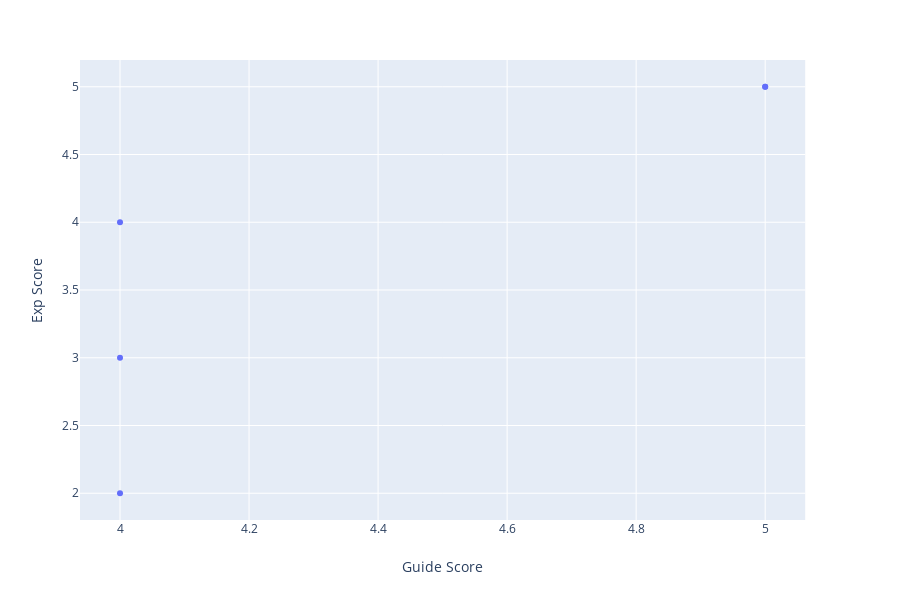

The notebook cell saved with this chart:
### Code cell
# Guide - Exp score scatter
f = px.scatter(feedback, x="Guide Score", y="Exp Score", color = '#4E2A84' \
               hover_data = ['Guide Name'])

f.show()

### Figure 1 — Plotly figure (JSON) as saved in the notebook; plotly's stock layout.template omitted (floating-point values rounded to 4 significant figures)
{"data": [{"customdata": [["Lauren Gold"], ["Andrew Bowen"], ["Emily Coffee"], ["Lauren Gold"], ["andrew bowen"]], "hoverlabel": {"namelength": 0}, "hovertemplate": "Guide Score=%{x}<br>Exp Score=%{y}<br>Guide Name=%{customdata[0]}", "legendgroup": "", "marker": {"color": "#636efa", "symbol": "circle"}, "mode": "markers", "name": "", "showlegend": false, "type": "scatter", "x": [5, 4, 5, 4, 4], "xaxis": "x", "y": [5, 3, 5, 4, 2], "yaxis": "y"}], "layout": {"height": 600, "legend": {"tracegroupgap": 0}, "margin": {"t": 60}, "xaxis": {"anchor": "y", "domain": [0, 0.98], "title": {"text": "Guide Score"}}, "yaxis": {"anchor": "x", "domain": [0, 1], "title": {"text": "Exp Score"}}}}
